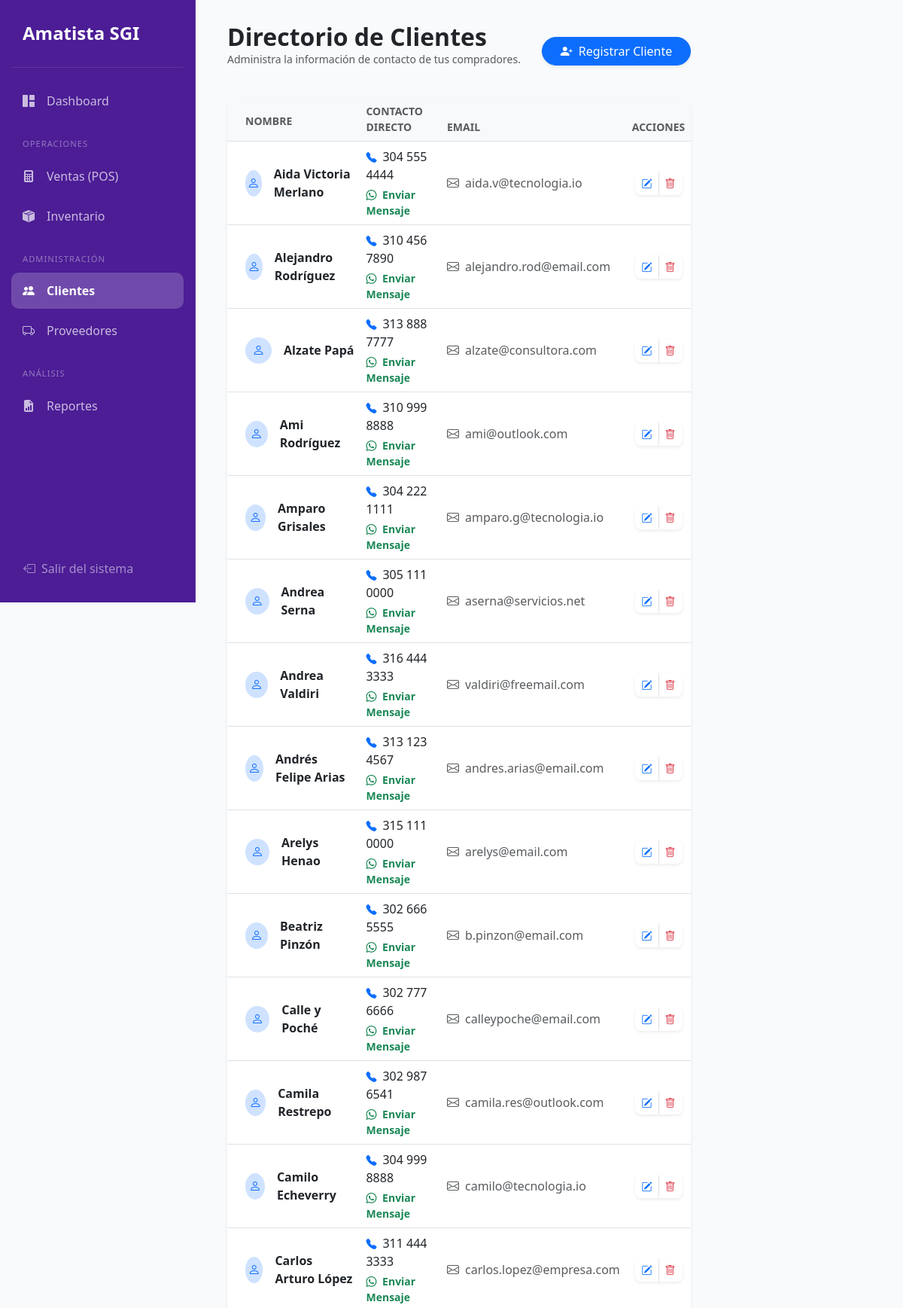
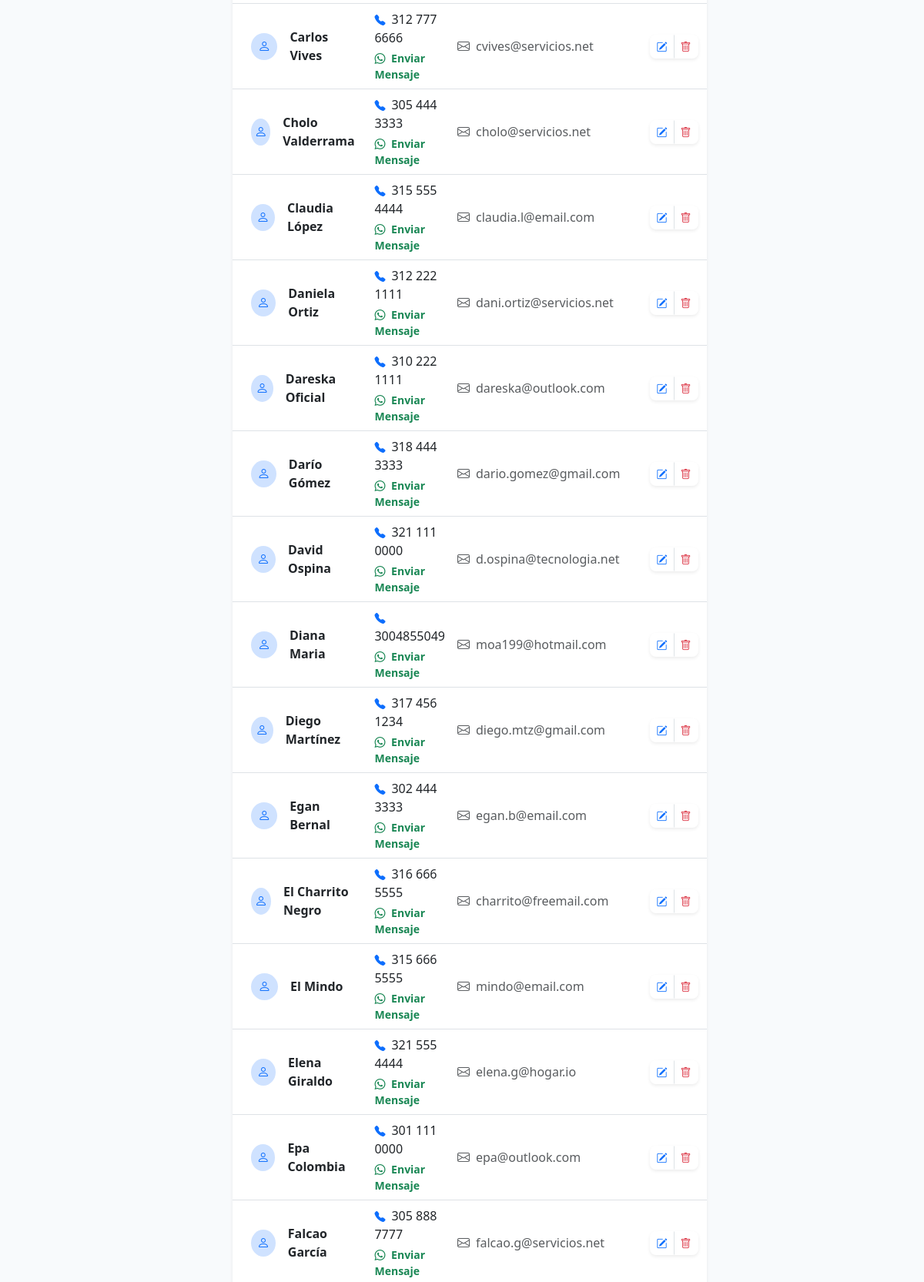
Screenshot of /modulos/clientes/listar.php?msj=actualizado (upper part) with the database file from the repository (2 pictures, top to bottom).
### tables this page shows
CREATE TABLE IF NOT EXISTS `clientes` (
  `id` int NOT NULL AUTO_INCREMENT,
  `nombre` varchar(100) DEFAULT NULL,
  `telefono` varchar(20) DEFAULT NULL,
  `email` varchar(100) DEFAULT NULL,
  PRIMARY KEY (`id`)
);

### modulos/clientes/listar.php (the view)
<?php
include("../../conexion.php");
include("../../includes/header.php");
$clientes = mysqli_query($conexion, "SELECT * FROM clientes ORDER BY nombre ASC");
?>
<div class="container-fluid">
    <div class="d-flex justify-content-between align-items-center mb-4">
        <div>
            <h2 class="fw-bold mb-0 text-dark">Directorio de Clientes</h2>
            <p class="text-muted small">Administra la información de contacto de tus compradores.</p>
        </div>
        <a href="agregar.php" class="btn btn-primary rounded-pill px-4 shadow-sm">
            <i class="bi bi-person-plus-fill me-2"></i>Registrar Cliente
        </a>
    </div>
    <div class="card border-0 shadow-sm rounded-4 overflow-hidden">
        <div class="table-responsive">
            <table class="table align-middle mb-0 table-hover">
                <thead class="table-light">
                    <tr>
                        <th class="ps-4 py-3 text-uppercase small fw-bold text-muted">Nombre</th>
                        <th class="text-uppercase small fw-bold text-muted">Contacto Directo</th>
                        <th class="text-uppercase small fw-bold text-muted">Email</th>
                        <th class="text-center text-uppercase small fw-bold text-muted">Acciones</th>
                    </tr>
                </thead>
                <tbody>
                    <?php while($c = mysqli_fetch_array($clientes)){
                        $tel_limpio = str_replace([' ', '-', '.'], '', $c['telefono']);
                    ?>
                    <tr>
                        <td class="ps-4">
                            <div class="d-flex align-items-center">
                                <div class="bg-primary-subtle text-primary rounded-circle d-flex align-items-center justify-content-center me-3" style="width: 35px; height: 35px;">
                                    <i class="bi bi-person"></i>
                                </div>
                                <span class="fw-bold"><?php echo $c['nombre']; ?></span>
                            </div>
                        </td>
                        <td>
                            <div class="d-flex flex-column">
                                <a href="tel:<?php echo $tel_limpio; ?>" class="text-decoration-none text-dark mb-1">
                                    <i class="bi bi-telephone-fill text-primary me-2 small"></i><?php echo $c['telefono']; ?>
                                </a>
                                <a href="https://wa.me/57<?php echo $tel_limpio; ?>" target="_blank" class="text-success text-decoration-none small fw-bold">
                                    <i class="bi bi-whatsapp me-1"></i> Enviar Mensaje
                                </a>
                            </div>
                        </td>
                        <td>
                            <a href="mailto:<?php echo $c['email']; ?>" class="text-muted text-decoration-none">
                                <i class="bi bi-envelope me-2"></i><?php echo $c['email']; ?>
                            </a>
                        </td>
                        <td class="text-center">
                            <div class="btn-group shadow-sm rounded-3">
                                <a href="editar.php?id=<?php echo $c['id']; ?>" class="btn btn-sm btn-white border-end" title="Editar">
                                    <i class="bi bi-pencil-square text-primary"></i>
                                </a>
                                <a href="eliminar.php?id=<?php echo $c['id']; ?>" class="btn btn-sm btn-white"
                                   onclick="return confirm('¿Eliminar cliente?')" title="Eliminar">
                                    <i class="bi bi-trash text-danger"></i>
                                </a>
                            </div>
                        </td>
                    </tr>
                    <?php } ?>
                </tbody>
            </table>
        </div>
    </div>
</div>
<?php
include("../../includes/footer.php");
?>

### includes/header.php (shortened to what this page needs)
<?php
$archivo_actual = $_SERVER['PHP_SELF'];
$base = (strpos($archivo_actual, '/modulos/') !== false) ? "../../" : "";
?>
<!DOCTYPE html>
<html lang="es">
<head>
    <link href="https://cdn.jsdelivr.net/npm/bootstrap@5.3.0/dist/css/bootstrap.min.css" rel="stylesheet">
    <link rel="stylesheet" href="https://cdn.jsdelivr.net/npm/bootstrap-icons@1.11.0/font/bootstrap-icons.css">
</head>
<body>
<nav id="sidebar">
    <div class="logo-container">
        <h4 class="fw-bold mb-0 text-white">
            <i class=""></i>Amatista SGI
        </h4>
    </div>
    <div class="nav flex-column">
        <a href="<?= $base ?>dashboard.php" class="nav-link <?= (basename($archivo_actual) == 'dashboard.php') ? 'active' : '' ?>">
            <i class="bi bi-grid-1x2-fill me-3"></i> Dashboard
        </a>
        <div class="menu-category">Operaciones</div>
        <a href="<?= $base ?>modulos/ventas/pos.php" class="nav-link <?= (strpos($archivo_actual, 'ventas/') !== false) ? 'active' : '' ?>">
            <i class="bi bi-calculator-fill me-3"></i> Ventas (POS)
        </a>
        <a href="<?= $base ?>modulos/productos/listar.php" class="nav-link <?= (strpos($archivo_actual, 'productos/') !== false) ? 'active' : '' ?>">
            <i class="bi bi-box-seam-fill me-3"></i> Inventario
        </a>
        <div class="menu-category">Administración</div>
        <a href="<?= $base ?>modulos/clientes/listar.php" class="nav-link <?= (strpos($archivo_actual, 'clientes/') !== false) ? 'active' : '' ?>">
            <i class="bi bi-people-fill me-3"></i> Clientes
        </a>
        <a href="<?= $base ?>modulos/proveedores/listar.php" class="nav-link <?= (strpos($archivo_actual, 'proveedores/') !== false) ? 'active' : '' ?>">
            <i class="bi bi-truck me-3"></i> Proveedores
        </a>
        <div class="menu-category">Análisis</div>
        <a href="<?= $base ?>modulos/reportes/inventario.php" class="nav-link <?= (strpos($archivo_actual, 'reportes/') !== false) ? 'active' : '' ?>">
            <i class="bi bi-file-earmark-bar-graph-fill me-3"></i> Reportes
        </a>
    </div>
    <div class="position-absolute bottom-0 start-0 w-100 p-3">
        <a href="<?= $base ?>logout.php" class="nav-link text-white-50 small">
            <i class="bi bi-box-arrow-left me-2"></i> Salir del sistema
        </a>
    </div>
</nav>
<div id="main-wrapper">

### includes/footer.php (shortened to what this page needs)
</div>
</body>
</html>

### includes/header.php (style rules this page uses)
:root { --sidebar-width: 260px; --amatista-primary: #4c1d95; --amatista-hover: rgba(255, 255, 255, 0.1); }
body { background-color: #f8fafc; margin: 0; display: flex; min-height: 100vh; }
#sidebar { width: var(--sidebar-width); height: 100vh; background-color: var(--amatista-primary); color: white; position: fixed; left: 0; top: 0; z-index: 1000; padding: 20px 15px; transition: all 0.3s; border-right: 1px solid rgba(255,255,255,0.1); }
#main-wrapper { margin-left: var(--sidebar-width); width: calc(100% - var(--sidebar-width)); padding: 30px; min-height: 100vh; display: flex; flex-direction: column; }
.nav-link { color: rgba(255, 255, 255, 0.7); padding: 12px 15px; border-radius: 10px; margin-bottom: 5px; display: flex; align-items: center; text-decoration: none; transition: 0.2s; }
.nav-link.active { background: rgba(255, 255, 255, 0.2); color: white; font-weight: 600; }
.menu-category { font-size: 0.7rem; text-transform: uppercase; letter-spacing: 1px; color: rgba(255, 255, 255, 0.4); margin: 20px 0 10px 15px; }
.logo-container { padding: 10px 15px 30px 15px; border-bottom: 1px solid rgba(255,255,255,0.1); margin-bottom: 20px; }

### rows the page displays
clientes: nombre "Aida Victoria Merlano", telefono "304 555 4444", email "aida.v@tecnologia.io"
clientes: nombre "Alejandro Rodríguez", telefono "310 456 7890", email "alejandro.rod@email.com"
clientes: nombre "Alzate Papá", telefono "313 888 7777", email "alzate@consultora.com"
clientes: nombre "Ami Rodríguez", telefono "310 999 8888", email "ami@outlook.com"
clientes: nombre "Amparo Grisales", telefono "304 222 1111", email "amparo.g@tecnologia.io"
clientes: nombre "Andrea Serna", telefono "305 111 0000", email "aserna@servicios.net"
clientes: nombre "Andrea Valdiri", telefono "316 444 3333", email "valdiri@freemail.com"
clientes: nombre "Andrés Felipe Arias", telefono "313 123 4567", email "andres.arias@email.com"
clientes: nombre "Arelys Henao", telefono "315 111 0000", email "arelys@email.com"
clientes: nombre "Beatriz Pinzón", telefono "302 666 5555", email "b.pinzon@email.com"
clientes: nombre "Calle y Poché", telefono "302 777 6666", email "calleypoche@email.com"
clientes: nombre "Camila Restrepo", telefono "302 987 6541", email "camila.res@outlook.com"
clientes: nombre "Camilo Echeverry", telefono "304 999 8888", email "camilo@tecnologia.io"
clientes: nombre "Carlos Arturo López", telefono "311 444 3333", email "carlos.lopez@empresa.com"
clientes: nombre "Carlos Vives", telefono "312 777 6666", email "cvives@servicios.net"
clientes: nombre "Cholo Valderrama", telefono "305 444 3333", email "cholo@servicios.net"
clientes: nombre "Claudia López", telefono "315 555 4444", email "claudia.l@email.com"
clientes: nombre "Daniela Ortiz", telefono "312 222 1111", email "dani.ortiz@servicios.net"
clientes: nombre "Dareska Oficial", telefono "310 222 1111", email "dareska@outlook.com"
clientes: nombre "Darío Gómez", telefono "318 444 3333", email "dario.gomez@gmail.com"
clientes: nombre "David Ospina", telefono "321 111 0000", email "d.ospina@tecnologia.net"
clientes: nombre "Diana Maria", telefono "3004855049", email "moa199@hotmail.com"
clientes: nombre "Diego Martínez", telefono "317 456 1234", email "diego.mtz@gmail.com"
clientes: nombre "Egan Bernal", telefono "302 444 3333", email "egan.b@email.com"
clientes: nombre "El Charrito Negro", telefono "316 666 5555", email "charrito@freemail.com"
clientes: nombre "El Mindo", telefono "315 666 5555", email "mindo@email.com"
clientes: nombre "Elena Giraldo", telefono "321 555 4444", email "elena.g@hogar.io"
clientes: nombre "Epa Colombia", telefono "301 111 0000", email "epa@outlook.com"
clientes: nombre "Falcao García", telefono "305 888 7777", email "falcao.g@servicios.net"
